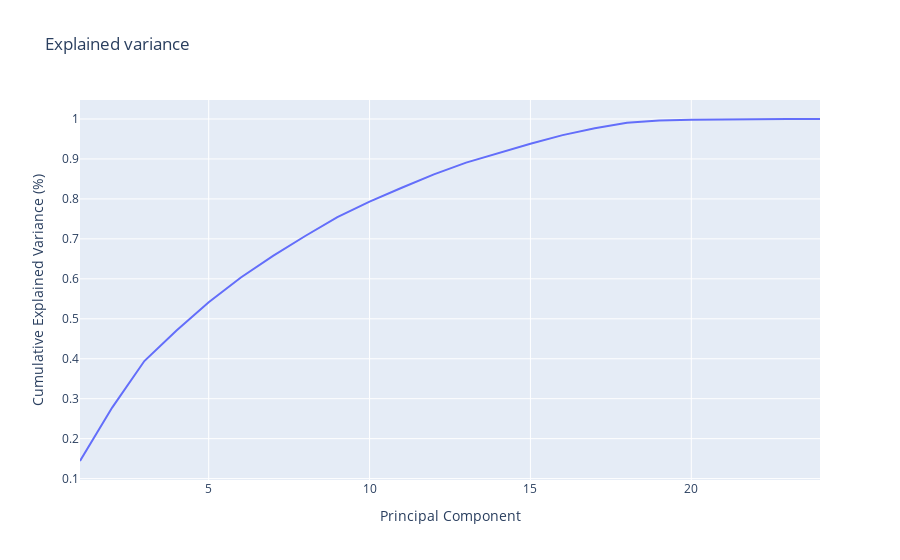

The cell this chart's notebook holds for it:
### Markdown cell above
# Feature Selection

1. Raw Features
    1. Could do Pearson feature selection variant; instead of features with highest correlation to Y, features with most variance, then remove features with collinearity > some threshold
1. PCA

### Code cell
''' PCA '''

# Instantiate transformer
pca = PCA(random_state=42)

# Transform data with pa
pca_component_data = pca.fit_transform(scaled_data_df)

print('Total variance:', scaled_data_df.var().sum())
print(f'Singular values:\n', pca.singular_values_)
print(f'Explained variance:\n', pca.explained_variance_.round(5))
print(f'Ratio:\n', pca.explained_variance_ratio_.round(3))
print(pca.feature_names_in_)

# Create horizontal bar chart of explained variance
fig = px.line(
    x=[i + 1 for i in range(len(pca.explained_variance_ratio_))],
    y=pca.explained_variance_ratio_.cumsum(),
    title="Explained variance"
)
fig.update_layout(xaxis_title="Principal Component", yaxis_title="Cumulative Explained Variance (%)")
fig.show()

### Figure 1 — Plotly figure (JSON) as saved in the notebook; plotly's stock layout.template omitted (floating-point values rounded to 4 significant figures)
{"data": [{"hovertemplate": "x=%{x}<br>y=%{y}<extra></extra>", "legendgroup": "", "line": {"color": "#636efa", "dash": "solid"}, "marker": {"symbol": "circle"}, "mode": "lines", "name": "", "orientation": "v", "showlegend": false, "type": "scatter", "x": [1, 2, 3, 4, 5, 6, 7, 8, 9, 10, 11, 12, 13, 14, 15, 16, 17, 18, 19, 20, 21, 22, 23, 24], "xaxis": "x", "y": [0.1441, 0.2778, 0.3943, 0.4709, 0.5414, 0.6035, 0.6575, 0.7072, 0.7542, 0.7931, 0.828, 0.8616, 0.8909, 0.9151, 0.9382, 0.9597, 0.9768, 0.9905, 0.9961, 0.9981, 0.9992, 0.9998, 1.0, 1.0], "yaxis": "y"}], "layout": {"legend": {"tracegroupgap": 0}, "title": {"text": "Explained variance"}, "xaxis": {"anchor": "y", "domain": [0, 1], "title": {"text": "Principal Component"}}, "yaxis": {"anchor": "x", "domain": [0, 1], "title": {"text": "Cumulative Explained Variance (%)"}}}}
